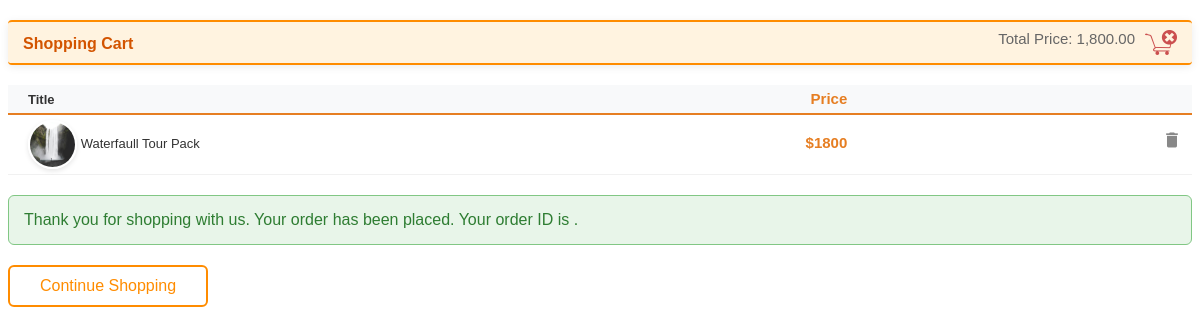
Screenshot of /booking/response.php with the database file from the repository.
### tables this page shows
CREATE TABLE `tbl_cart` (
  `id` int(11) NOT NULL,
  `product_id` int(11) NOT NULL,
  `quantity` int(11) NOT NULL,
  `member_id` int(11) NOT NULL
);

CREATE TABLE `tbl_product` (
  `id` int(8) NOT NULL,
  `name` varchar(255) NOT NULL,
  `code` varchar(255) NOT NULL,
  `image` text NOT NULL,
  `price` double(10,2) NOT NULL
);

### booking/ShoppingCart.php (called while the page is built, shortened)
<?php
require_once "DBController.php";
class ShoppingCart extends DBController
{
    function getMemberCartItem($member_id)
    {
      $query = "SELECT tbl_product.*, tbl_cart.id as cart_id, tbl_cart.quantity
          FROM tbl_product
          JOIN tbl_cart ON tbl_product.id = tbl_cart.product_id
          WHERE tbl_cart.member_id = ?";
        $params = array(
            array(
                "param_type" => "i",
                "param_value" => $member_id
            )
        );
        return $this->getDBResult($query, $params);
    }
}

### booking/DBController.php (called while the page is built, shortened)
<?php
class DBController
{
    private $host = "localhost";
    private $user = "root";
    private $password = "";
    private $database = "travel";
    private $port = 3306;
    private static $conn;
    public function __construct()
    {
        self::$conn = mysqli_connect($this->host, $this->user, $this->password, $this->database, $this->port);
    }
    public function getDBResult($query, $params = array())
    {
        $sql_statement = self::$conn->prepare($query);
        if (!empty($params)) {
            $this->bindParams($sql_statement, $params);
        }
        if (!$sql_statement->execute()) {
            error_log("Execution failed: " . $sql_statement->error);
            return null;
        }
        $result = $sql_statement->get_result();
        $resultset = [];
        while ($row = $result->fetch_assoc()) {
            $resultset[] = $row;
        }
        return !empty($resultset) ? $resultset : null;
    }
    public function bindParams($sql_statement, $params)
    {
        $param_type = "";
        foreach ($params as $query_param) {
            $param_type .= $query_param["param_type"];
        }
        $bind_params = [&$param_type];
        foreach ($params as $k => $query_param) {
            $bind_params[] = &$params[$k]["param_value"];
        }
        if (!empty($bind_params)) {
            call_user_func_array([$sql_statement, 'bind_param'], $bind_params);
        }
    }
}

### booking/cart-list.php (the view)
<div class="shopping-cart-table">
        <div class="cart-item-container header">
            <div class="cart-info title">Title</div>
            <div class="cart-info price">Price</div>
        </div>
<?php
            foreach ($cartItem as $item) {
                ?>
				<div class="cart-item-container">
            <div class="cart-info title">
                <img class="cart-image"
                    src="../image/<?php echo $item["image"]; ?>">
                    <?php echo $item["name"]; ?>
                </div>
            <div class="cart-info price">
                        <?php echo "$".$item["price"]; ?>
                    </div>
                    <div class="cart-info action">
                        <a
                            href="index.php?action=remove&id=<?php echo $item["cart_id"]; ?>"
                            class="btnRemoveAction"><img
                                src="image/icon-delete.png" alt="icon-delete"
                                title="Remove Item" /></a>
                    </div>
                </div>
                <?php
            }
?>
</div>

### css/book.css (style rules this page uses)
body { font-family: Arial, sans-serif; }
.cart-image { width: 45px; height: 45px; border-radius: 50%; vertical-align: middle; border: 2px solid #fff; box-shadow: 0 2px 5px rgba(0, 0, 0, 0.1); }
.cart-info { text-align: right; display: inline-block; width: 15%; font-size: 15px; }
.cart-info.title { width: 50%; text-align: left; }
.cart-info.price { min-width: 20%; position: relative; color: #e67e22; font-weight: 600; }
.cart-info.action { width: 5%; float: right; padding: 10px 0px; }
.cart-item-container { padding: 5px 10px; border-bottom: #f1f1f1 1px solid; }
.cart-item-container.header { background: #f8f9fa; border-bottom: #e67e22 2px solid; font-weight: bold; }
.title { margin-left: 10px; font-size: 13px; margin-top: 0px; color: #333; }

### rows the page displays
tbl_cart: product.image (picture), product.name "Waterfaull Tour Pack", product.price "1800"

### other values shown
$item_price "1,800.00"
